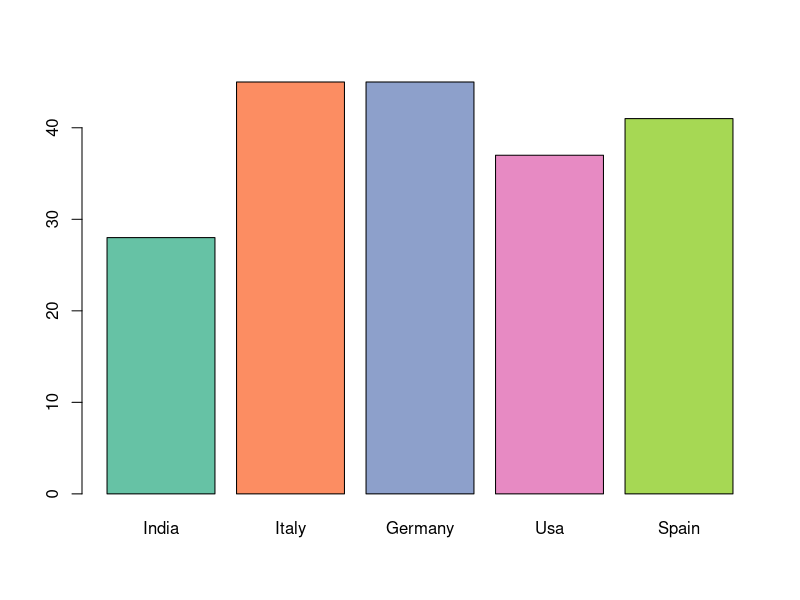
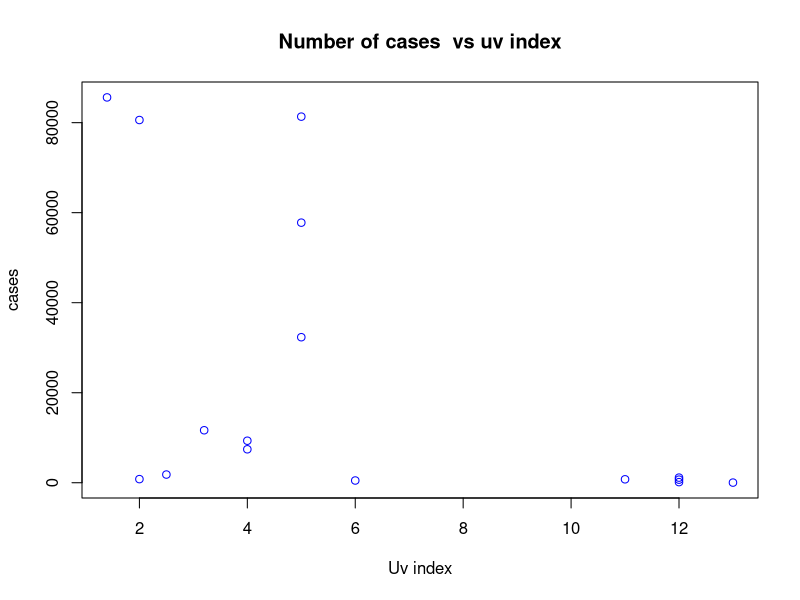
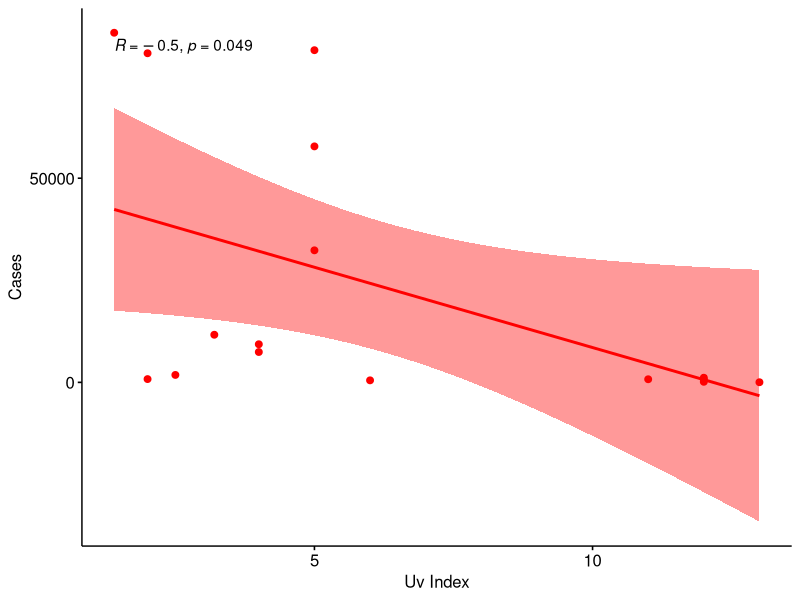

Reproduce these figures in R, in order. (Note: this script raises an error after producing the figures.)
avg_age <- c(India=28,Italy=45,Germany=45,Usa=37,Spain=41)
avg_age
library(RColorBrewer)
coul <- brewer.pal(5, "Set2") 
barplot(avg_age,col=coul)
cities <-c("Newyork","Madrid","trivandrum","Wuhan","Acra","London","Seoul","Tehran","Dublin","Milan","Nairobi","Singapore","Amsterdam","Reyjavavik","Bangok","Cairo")
uv_index <-c(Newyork=1.4,Madrid=5,trivandrum=11,Wuhan=5,Acra=12,London=3.2,Seoul=4,Tehran=5,Dublin=2.5,Milan=2,Nairobi=13,Singapore=12,Amsterdam=4,Reyjavavik=2,Bangok=12,cairo=6)
# Sixteen cities from the world which are on differnt latitudinal positions are selected. 
# Their latest uv data is provided.The cities are capitals of the region where corona outbreak started in the particular country.
testing_numbers <-c(540252,NA,25254,320000,NA,104866,316664,80000,17992,206886,NA,NA,38000,9189,7084,NA)
corona_numbers <- c(85612,57786,761,81340,136,11658,9332,32332,1819,80589,31,683,7431,802,1136,495)
corona_death <- c(1301,4365,20,3292,0,578,139,2378,19,8215,0,2,434,2,5,24)
number_of_days_500 <- c(22,22,23,NA,NA,26,7,10,19,11,NA,NA,13,20,10,NA)
number_of_days_first_death <- c(15,17,26,NA,14,15,6,1,11,6,0,NA,8,23,21,34)
country <- c("Usa","Spain","India","China","Ghana","UK","Korea","Iran","Ireland","Italy","Kenya","Singapore","Netherlands","Iceland","Thailand","Egypt")
names(uv_index) <- country
corona_data <- data.frame(cities,uv_index,testing_numbers,corona_numbers,corona_death,number_of_days_500,number_of_days_first_death)
pop_density <- c(36,91,420,145,354,274,503,52,72,206,94,8358,488,3,354,84)
corona_data$pop_density <- pop_density
corona_data
case_per_million <- c(259,1370,1,57,4,172,182,385,368,1333,1,117,434,2350,16,5)
corona_data$case_per_million <- case_per_million
corona_data
death_pecentage_closed_cases <- c(41,34,22,4,NA,81,3,18,79,44,NA,1,99,2,6,20)
corona_data$death_pecentage_closed_cases <- death_pecentage_closed_cases
str(corona_data)
#install.packages("ggmap")
#install.packages("ggmap")
#library("ggmap")
#install.packages("maps")
#library("tidyverse")
#library("dplyr")
plot(corona_data$uv_index,corona_data$corona_numbers,col="blue",main="Number of cases  vs uv index",xlab="Uv index",ylab="cases")
install.packages("ggpubr")
library("ggpubr")
cor(uv_index,corona_numbers,method = "kendall", use = "complete.obs")
cor(uv_index,corona_numbers,method = "spearman", use = "complete.obs")
cor(uv_index,corona_numbers,method = "pearson", use = "complete.obs")
my_data <- data.frame(uv_index,corona_numbers)
ggscatter(my_data, x = "uv_index", y = "corona_numbers", 
          add = "reg.line", conf.int = TRUE, 
          cor.coef = TRUE, cor.method = "pearson",
          xlab = "Uv Index", ylab = "Cases",col="red")
write.csv(corona_data,file="coronadata.csv")
# Load ggplot2
library(ggplot2)

# Create data
#percentage_of_death <- death_pecentage_closed_cases
#percentage_of_death[is.na(percentage_of_death)] <- 0
#percentage-of-death <- na.omit(percentage_of_death)
percentage_of_death <-sort(percentage_of_death,decreasing=TRUE)
percentage_of_death
data <- data.frame(country,percentage_of_death
)

# Barplot
ggplot(data, aes(x=country, y=percentage_of_death)) + 
  geom_bar(stat = "identity") +
  coord_flip()